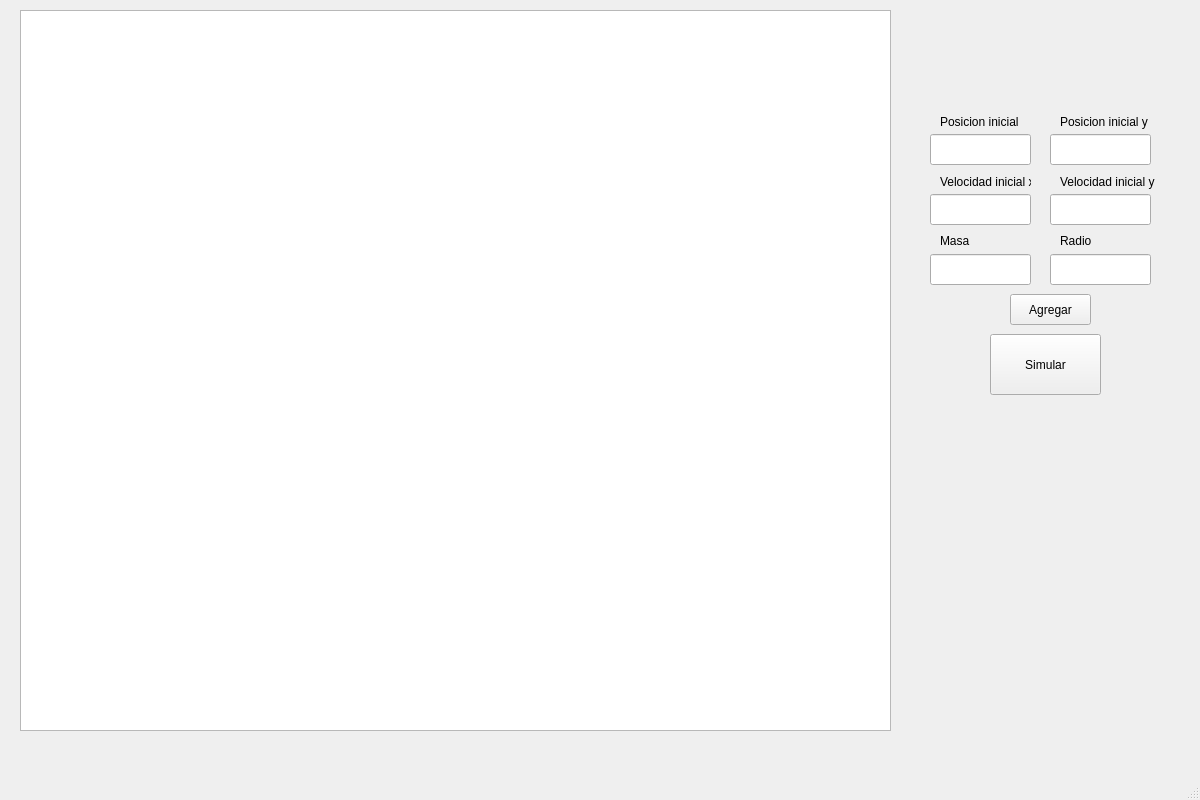
<?xml version="1.0" encoding="UTF-8"?>
<ui version="4.0">
 <class>MainWindow</class>
 <widget class="QMainWindow" name="MainWindow">
  <property name="geometry">
   <rect>
    <x>0</x>
    <y>0</y>
    <width>1200</width>
    <height>800</height>
   </rect>
  </property>
  <property name="windowTitle">
   <string>MainWindow</string>
  </property>
  <widget class="QWidget" name="centralwidget">
   <widget class="QGraphicsView" name="graphicsView">
    <property name="geometry">
     <rect>
      <x>20</x>
      <y>10</y>
      <width>871</width>
      <height>721</height>
     </rect>
    </property>
   </widget>
   <widget class="QLabel" name="label_2">
    <property name="geometry">
     <rect>
      <x>940</x>
      <y>114</y>
      <width>81</width>
      <height>16</height>
     </rect>
    </property>
    <property name="text">
     <string>Posicion inicial x</string>
    </property>
   </widget>
   <widget class="QLabel" name="label_3">
    <property name="geometry">
     <rect>
      <x>1060</x>
      <y>114</y>
      <width>91</width>
      <height>16</height>
     </rect>
    </property>
    <property name="text">
     <string>Posicion inicial y</string>
    </property>
   </widget>
   <widget class="QLabel" name="label_4">
    <property name="geometry">
     <rect>
      <x>940</x>
      <y>174</y>
      <width>91</width>
      <height>16</height>
     </rect>
    </property>
    <property name="text">
     <string>Velocidad inicial x</string>
    </property>
   </widget>
   <widget class="QLabel" name="label_5">
    <property name="geometry">
     <rect>
      <x>1060</x>
      <y>174</y>
      <width>101</width>
      <height>16</height>
     </rect>
    </property>
    <property name="text">
     <string>Velocidad inicial y</string>
    </property>
   </widget>
   <widget class="QLabel" name="label_6">
    <property name="geometry">
     <rect>
      <x>940</x>
      <y>234</y>
      <width>47</width>
      <height>13</height>
     </rect>
    </property>
    <property name="text">
     <string>Masa</string>
    </property>
   </widget>
   <widget class="QPushButton" name="agregar">
    <property name="geometry">
     <rect>
      <x>1010</x>
      <y>294</y>
      <width>81</width>
      <height>31</height>
     </rect>
    </property>
    <property name="text">
     <string>Agregar</string>
    </property>
   </widget>
   <widget class="QPushButton" name="simular">
    <property name="geometry">
     <rect>
      <x>990</x>
      <y>334</y>
      <width>111</width>
      <height>61</height>
     </rect>
    </property>
    <property name="text">
     <string>Simular</string>
    </property>
   </widget>
   <widget class="QLineEdit" name="posix">
    <property name="geometry">
     <rect>
      <x>930</x>
      <y>134</y>
      <width>101</width>
      <height>31</height>
     </rect>
    </property>
   </widget>
   <widget class="QLineEdit" name="posiy">
    <property name="geometry">
     <rect>
      <x>1050</x>
      <y>134</y>
      <width>101</width>
      <height>31</height>
     </rect>
    </property>
   </widget>
   <widget class="QLineEdit" name="vix">
    <property name="geometry">
     <rect>
      <x>930</x>
      <y>194</y>
      <width>101</width>
      <height>31</height>
     </rect>
    </property>
   </widget>
   <widget class="QLineEdit" name="viy">
    <property name="geometry">
     <rect>
      <x>1050</x>
      <y>194</y>
      <width>101</width>
      <height>31</height>
     </rect>
    </property>
   </widget>
   <widget class="QLineEdit" name="masa">
    <property name="geometry">
     <rect>
      <x>930</x>
      <y>254</y>
      <width>101</width>
      <height>31</height>
     </rect>
    </property>
   </widget>
   <widget class="QLineEdit" name="radio">
    <property name="geometry">
     <rect>
      <x>1050</x>
      <y>254</y>
      <width>101</width>
      <height>31</height>
     </rect>
    </property>
   </widget>
   <widget class="QLabel" name="label_7">
    <property name="geometry">
     <rect>
      <x>1060</x>
      <y>234</y>
      <width>47</width>
      <height>13</height>
     </rect>
    </property>
    <property name="text">
     <string>Radio</string>
    </property>
   </widget>
  </widget>
  <widget class="QMenuBar" name="menubar">
   <property name="geometry">
    <rect>
     <x>0</x>
     <y>0</y>
     <width>1200</width>
     <height>21</height>
    </rect>
   </property>
  </widget>
  <widget class="QStatusBar" name="statusbar"/>
 </widget>
 <resources/>
 <connections/>
</ui>
